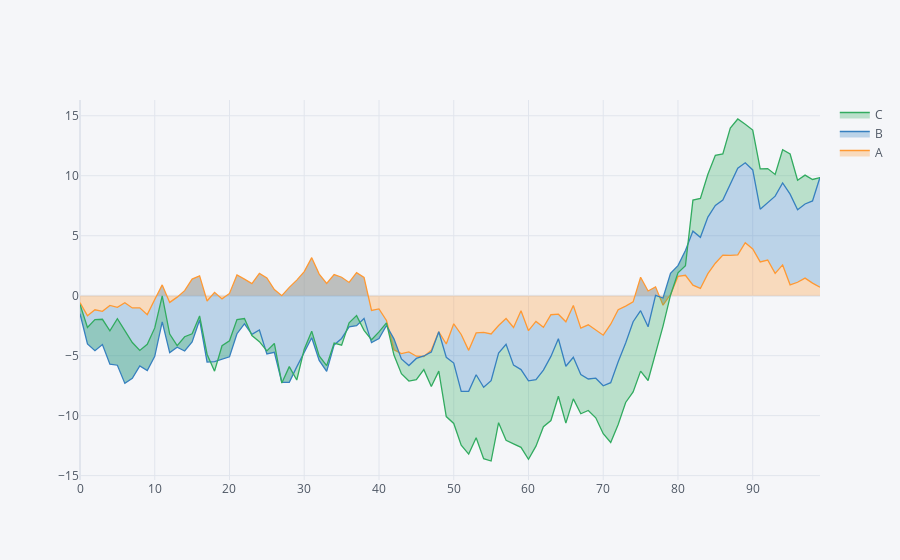

This figure's notebook cell:
### Markdown cell above
## Area

### Code cell
df.iplot(kind='area', fill=True)
